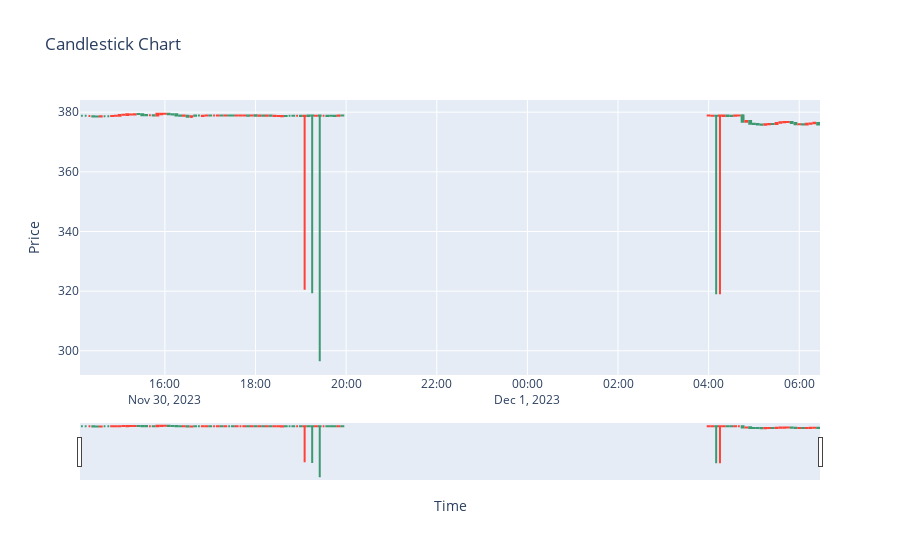

The notebook cell saved with this chart:
### Code cell
import plotly.graph_objects as go

fig = go.Figure(data=[go.Candlestick(x=pdf_market_data['timeseries'],
                open=df.toPandas()['open'],
                high=df.toPandas()['high'],
                low=df.toPandas()['low'],
                close=df.toPandas()['close'])])

fig.update_layout(title='Candlestick Chart', xaxis_title='Time', yaxis_title='Price')
fig.show()
